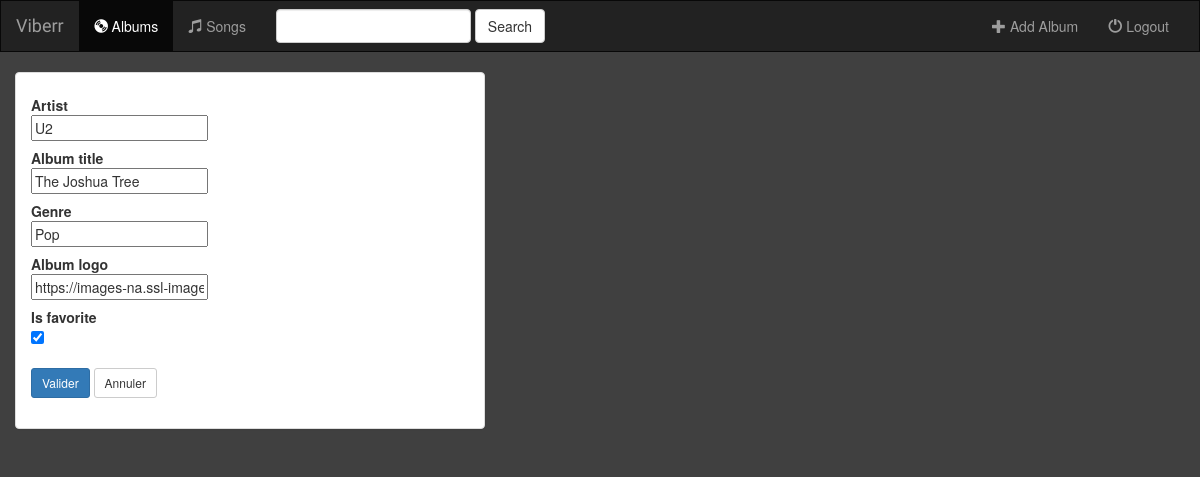
The app's page /music/album/3/, older data.
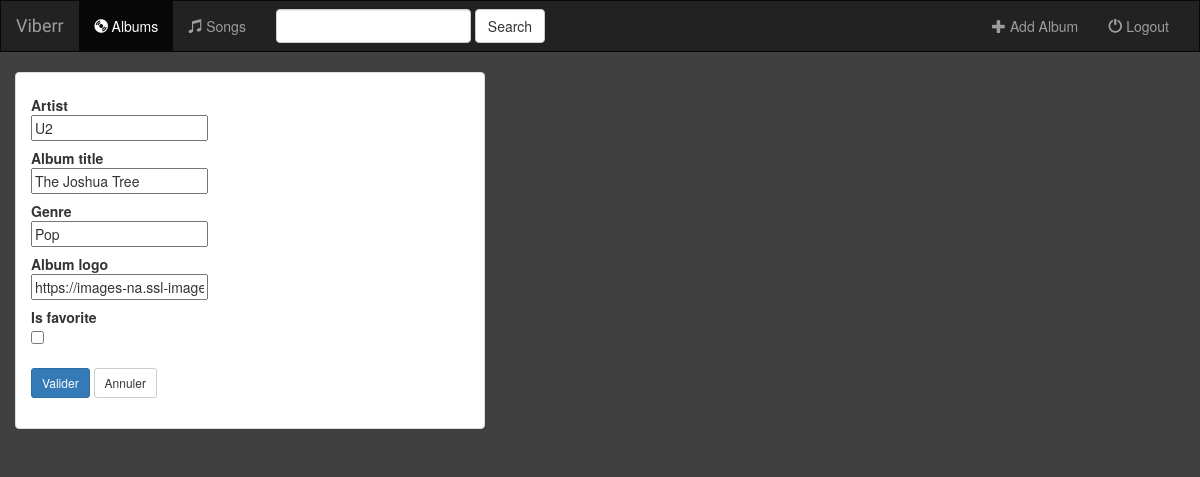
The same page, newer data.
### music/models.py (models this page shows, shortened)
class Album(models.Model):
    artist = models.CharField(max_length=250)
    album_title = models.CharField(max_length=500)
    genre = models.CharField(max_length=100)
    album_logo = models.CharField(max_length=1000)
    is_favorite = models.BooleanField(default=False)

### music/views.py (the view)
# urls.py: url(r'album/(?P<pk>[0-9]+)/$', views.AlbumUpdate.as_view(), name='album-update'),
class AlbumUpdate(UpdateView):
    model = Album
    fields = ['artist', 'album_title','genre','album_logo', 'is_favorite']
    def get_context_data(self, **kwargs):
        context_data = super(AlbumUpdate, self).get_context_data(**kwargs)
        context_data['page_title'] = 'Edit an album'
        return context_data

### music/templates/music/album_form.html (shortened to what this page needs)
{%  extends 'music/base.html' %}
{% block body %}
<div class="container-fluid">
    <div class="row">
            <div class="col-sm-10 col-md-5">
                <div class="panel panel-default">
                    <div class="panel-body">
                        <form class="form-horizontal" action="" method="post" enctype="multipart/form-data">
                            {%  include 'music/form-template.html' %}
                            <div class="form-group">
                                <div class="col-sm-10"><br>
                                    <button type="submit" class="btn btn-primary btn-sm" formnovalidate>Valider</button>
                                    <a href="{% url 'music:index' %}" class="btn btn-default btn-sm">Annuler</a>
                                </div>
                            </div>
                        </form>
                    </div>
                </div>
            </div>
    </div>
</div>
{% endblock %}

### music/templates/music/base.html (shortened to what this page needs)
<!DOCTYPE html>
<html lang="fr">
<head>
    {% load staticfiles %}
    <link rel="stylesheet" href="https://maxcdn.bootstrapcdn.com/bootstrap/3.3.7/css/bootstrap.min.css">
    <link rel="stylesheet" type="text/css" href="{% static 'music/style.css' %}" />
</head>
<body>
    {% load static %}
    <nav class="navbar navbar-inverse">
    <div class="container-fluid">
        <div class="navbar-header">
            <a class="navbar-brand" href="{% url 'music:index' %}">Viberr</a>
        </div>
        <div class="collapse navbar-collapse" id="topNavBar">
            <ul class="nav navbar-nav">
                <li class="active">
                    <a href="{%  url 'music:index' %}">
                        <span class="glyphicon glyphicon-cd" aria-hidden="true"></span>&nbsp;Albums
                    </a>
                </li>
                <li class="">
                    <a href="#">
                        <span class="glyphicon glyphicon-music" aria-hidden="true"></span>&nbsp;Songs
                    </a>
                </li>
            </ul>
            <form class="navbar-form navbar-left" role="search" method="get" action="#">
                <div class="form-group">
                    <input type="text" class="form-control" name="q" values="">
                </div>
                <button type="submit" class="btn btn-default">Search</button>
            </form>
            <ul class="nav navbar-nav navbar-right">
                <li class="">
                    <a href="{% url 'music:album-add' %}">
                        <span class="glyphicon glyphicon-plus" aria-hidden="true"></span>&nbsp;Add Album
                    </a>
                </li>
                <li class="">
                    <a href="#">
                        <span class="glyphicon glyphicon-off" aria-hidden="true"></span>&nbsp;Logout
                    </a>
                </li>
            </ul>
        </div>
    </div>
</nav>
{% block body %}
{% endblock %}
</body>
</html>

### music/templates/music/form-template.html (shortened to what this page needs)
{% for field in form %}
    {% if field.errors %}
        <div class="control-group error">
            <label class="control-label">{{ field.label }}</label>
            <div class="control-group error">{{ field }}
                <span class="text-danger small">*
                    {% for error in  field.errors %}{{ error }}{% endfor %}
                </span>
            </div>
        </div>
    {% else %}
        <div class="control-group">
            <label class="control-label">{{ field.label }}</label>
            <div class="controls">{{ field }}
            </div>
        </div>
    {% endif %}
{% endfor %}

### music/static/music/style.css (style rules this page uses)
body { background: #404040; }
.navbar { border-radius: 0; }
.navbar-brand { font-family: 'Satisfy', cursive; }

Row changes from the older to the newer data that the page shows:
changed Album "The Joshua Tree": is_favorite "☑" → "☐"
